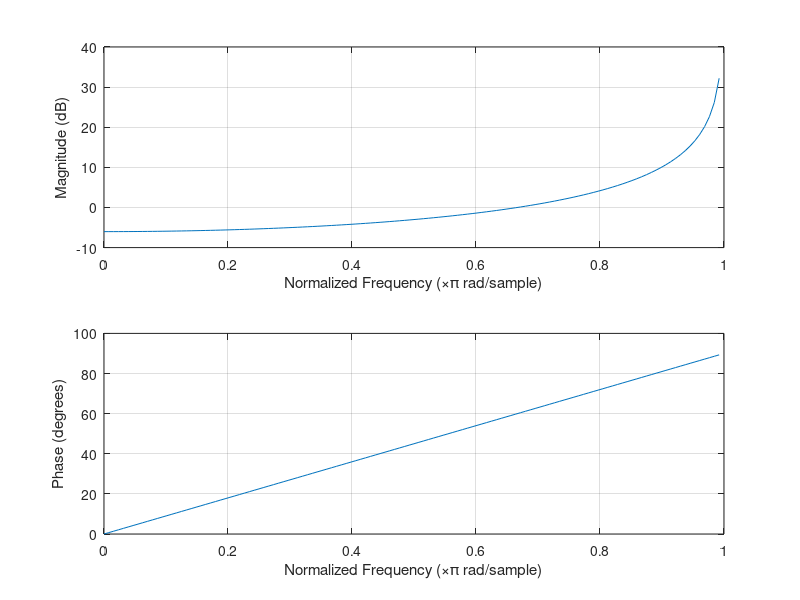
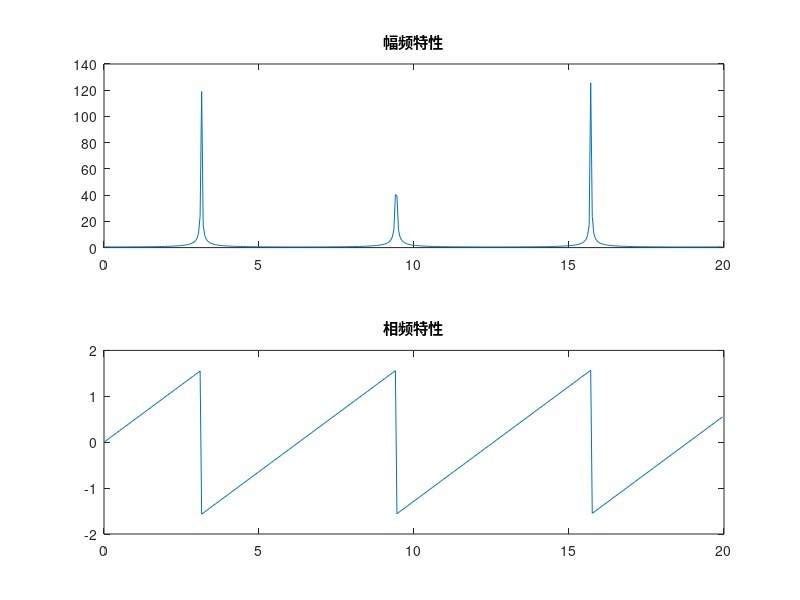

Write MATLAB code to recreate these figures, in order.
clear;clc;
figure(1)
num=1;
den=[1 1];
freqz(num,den,128);

figure(2)
for n=1:400
    w(n)=(n-1)*0.05;
    z=exp(1j*w(n));
    H(n)=z/(1+z);
end
mag=abs(H);
phase=angle(H);
subplot(2,1,1)
plot(w,mag);
title("幅频特性");
subplot(2,1,2)
plot(w,phase);
title("相频特性");